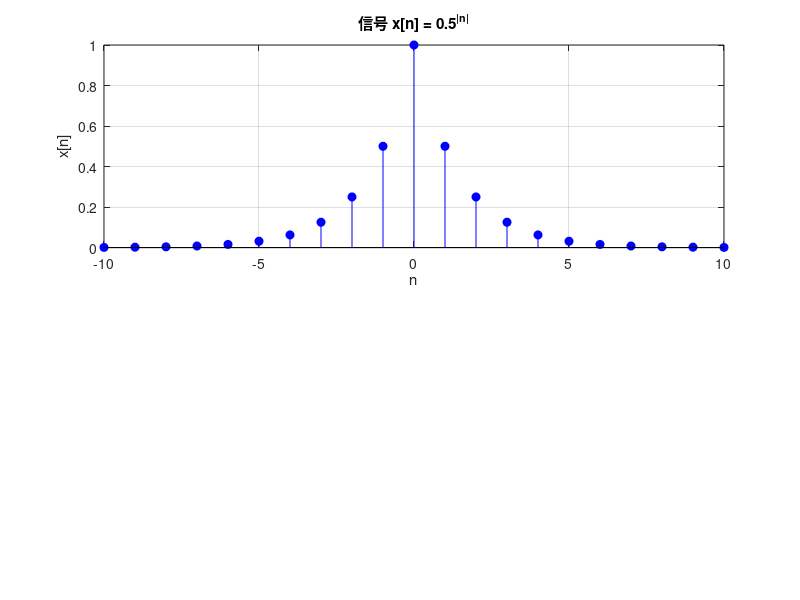

Here is the MATLAB script that generated this plot: (Note: this script raises an error after producing the figure.)
clear % 清除所有变量
close all % 关闭所有图形窗口
clc; % 清空命令窗口

% 信号 x[n] = 0.5^|n|
n = -10:10; % 选择时间窗为 -10 <= n <= 10
x1 = 0.5 .^ abs(n); % 计算信号值

subplot(2,1,1); % 在图形窗口的上半部分绘制子图
stem(n, x1, 'b', 'filled'); % 绘制离散信号
title('信号 x[n] = 0.5^{|n|}');
xlabel('n');
ylabel('x[n]');
grid on;

% 信号 x(t) = cos(2*pi*t)[u(t) - u(t-3)]
t = -0.5:0.01:3.5; % 选择时间窗为 -0.5 <= t <= 3.5
x2 = cos(2*pi*t) .* (u(t) - u(t-3)); % 计算信号值

subplot(2,1,2); % 在图形窗口的下半部分绘制子图
plot(t, x2, 'r'); % 绘制连续信号
title('信号 x(t) = cos(2πt)[u(t) - u(t-3)]');
xlabel('t');
ylabel('x(t)');
grid on;

% 检查目录是否存在，如果不存在则创建
foldername = 'picture';
if ~exist(foldername, 'dir')
    mkdir(foldername);
end

set(gcf, 'PaperPositionMode', 'auto')  % 设置绘图窗口分辨率与尺寸一致
print(sprintf('%s/program2_1.jpg', foldername'), '-djpeg', '-r300');  % 保存图形，分辨率为300dpi